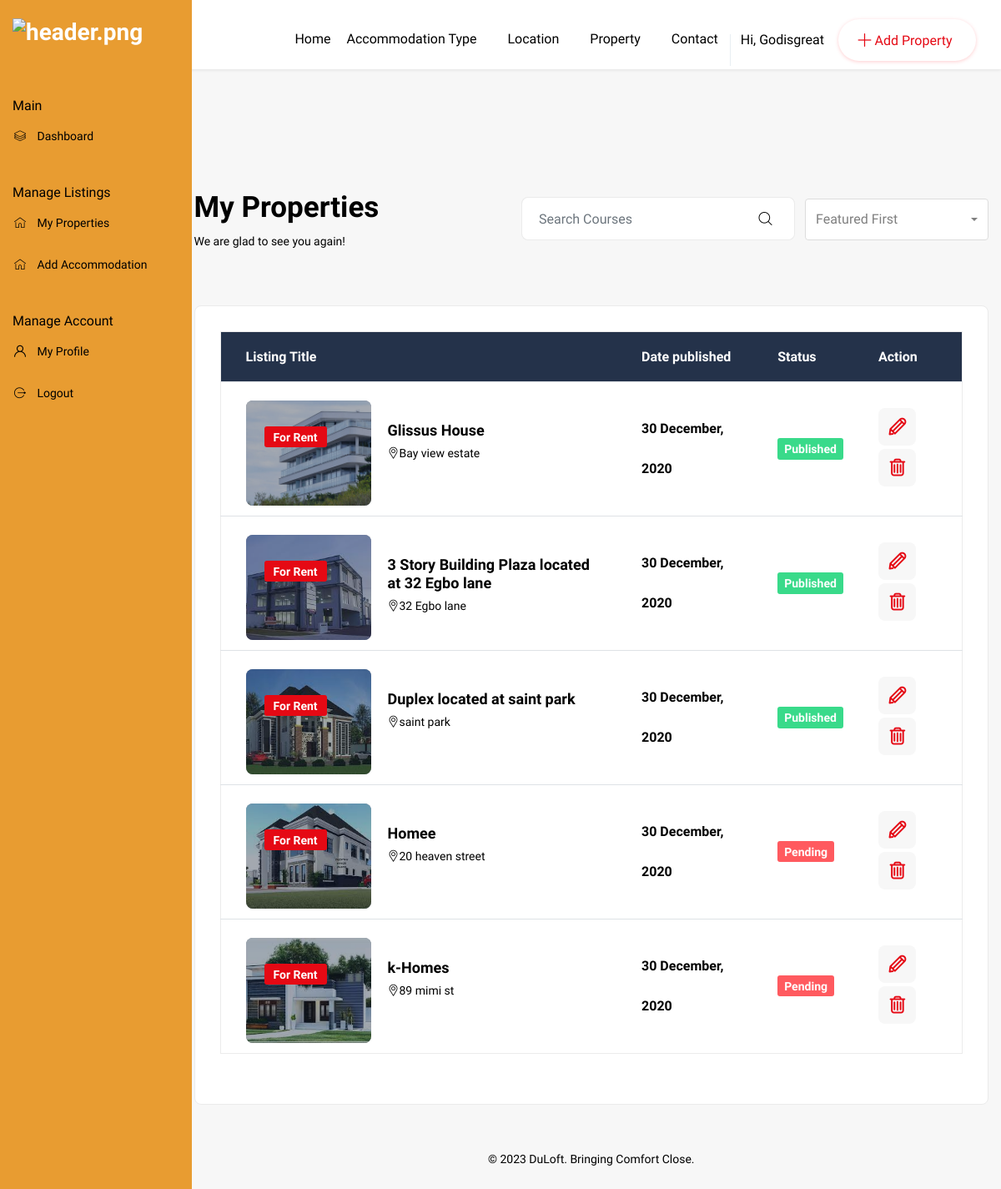
Screenshot of /user/dashboard/my-properties/ (signed in) with the database file from the repository.
### users/models.py (models this page shows, shortened)
class User(AbstractBaseUser,PermissionsMixin):
    first_name=models.CharField(max_length=150,null=True,blank=True)
    sur_name=models.CharField(max_length=150,null=True,blank=True)
    other_name = models.CharField(max_length=150,null=True,blank=True)
    username_validator = UnicodeUsernameValidator()
    username = models.CharField(
        ("username"),
        max_length=150,
        unique=True,
        null=True,blank=True,
        help_text=(
            "Required. 150 characters or fewer. Letters, digits and @/./+/-/_ only."
        ),
        validators=[username_validator],
        error_messages={
            "unique": ("A user with that username already exists."),
        },
    )
    email = models.EmailField(("email address"), blank=True)
    phone_no=models.CharField(max_length=150,null=True,blank=True)
    date_created=models.DateTimeField(auto_now_add=True)
    is_active=models.BooleanField(default=True)
    is_staff=models.BooleanField(default=False)
    is_landlord=models.BooleanField(default=False)
    is_superuser=models.BooleanField(default=False)
    EMAIL_FIELD = "email"
    USERNAME_FIELD = "username"
    REQUIRED_FIELDS = ["email"]
    objects=UserManager()

### houses/models.py (models this page shows, shortened)
class HouseModel(models.Model):
    added = models.DateTimeField(auto_now_add=True)
    updated = models.DateTimeField(auto_now=True)
    name = models.CharField('Building Name', max_length=100, blank=True, null=True)
    address = models.CharField('Building Address', max_length=150)
    country = models.ForeignKey(Country, on_delete=models.PROTECT, null=True, blank=True) # default=165
    state = models.ForeignKey(Region, on_delete=models.PROTECT, null=True, blank=True, )
    city = models.ForeignKey(SubRegion, on_delete=models.PROTECT, null=True, blank=True, )
    building_type = models.CharField('Building Type', max_length=50, choices=BUILDING_TYPES)
    accommodation_type = models.CharField('Accommodation Type', max_length=50, choices=ACCOMMODATION_TYPES)
    total_number_of_accommodation_space = models.PositiveIntegerField('Total Number Of Accodation Space')
    available_number_accommodation_space = models.PositiveIntegerField('Number Of Accodation Space Available')
    house_price = models.DecimalField('Building Price', max_digits=11, decimal_places=2, null=True, blank=True)
    electricity = models.BooleanField(default=True)
    water = models.BooleanField(default=False)
    newly_built = models.BooleanField('Newly Built', default=False)
    sale = models.BooleanField('For Sale', default=False)
    exterior_image = models.ImageField('Exterior Image Main', upload_to='BuildingExterior/', blank=True, null=True)
    exterior_image_side1 = models.ImageField('Exterior Image Side A', upload_to='BuildingExterior/', blank=True, null=True)
    exterior_image_side2 = models.ImageField('Exterior Image Side B', upload_to='BuildingExterior/', blank=True, null=True)
    vid_file = models.FileField(upload_to="BuildingInterior/video/building/", blank=True, null=True)
    c_of_o = models.FileField('Certificate Of Occupancy', upload_to="doucments/CofOs/", null=True, blank=True)
    d_of_a = models.FileField('Deed Of Assignment', upload_to="doucments/DofAs/", null=True, blank=True)
    tenant_agreement = models.FileField('Tenant Agreement', upload_to="doucments/TAs/", null=True, blank=True)
    landlord = models.ForeignKey(User, on_delete=models.CASCADE, null=True, blank=True)
    verified = models.BooleanField(default=False)
    featured = models.BooleanField(default=False)
    features = models.ManyToManyField(AmenitiesModels,  help_text='You can select more than one by hold the Ctrl key')

### users/views.py (the view)
# urls.py: path('dashboard/my-properties/', views.get_buildings_by_landlord, name='my-properties-dashboard'),
def get_buildings_by_landlord(request):
    if request.user.is_landlord:
        buildings = HouseModel.objects.filter(landlord=request.user)
        return render( request, 'page-my-properties.html', {'properties':buildings})

### templates/page-my-properties.html (shortened to what this page needs)
{% extends 'dashboard_base.html' %}
{% block content %}
	<section class="our-dashbord dashbord bgc-f7 pb50">
		<div class="container-fluid">
			<div class="row">
				<div class="col-lg-3 col-xl-2 dn-992 pl0"></div>
				<div class="col-sm-12 col-lg-8 col-xl-10 maxw100flex-992">
					<div class="row">
						<div class="col-lg-4 col-xl-4 mb10">
							<div class="breadcrumb_content style2 mb30-991">
								<h2 class="breadcrumb_title">My Properties</h2>
								<p>We are glad to see you again!</p>
							</div>
						</div>
						<div class="col-lg-8 col-xl-8">
							<div class="candidate_revew_select style2 text-right mb30-991">
								<ul class="mb0">
									<li class="list-inline-item">
										<div class="candidate_revew_search_box course fn-520">
											<form class="form-inline my-2">
										    	<input class="form-control mr-sm-2" type="search" placeholder="Search Courses" aria-label="Search">
										    	<button class="btn my-2 my-sm-0" type="submit"><span class="flaticon-magnifying-glass"></span></button>
										    </form>
										</div>
									</li>
									<li class="list-inline-item">
										<select class="selectpicker show-tick">
											<option>Featured First</option>
										</select>
									</li>
								</ul>
							</div>
						</div>
						<div class="col-lg-12">
							<div class="my_dashboard_review mb40">
								<div class="property_table">
									<div class="table-responsive mt0">
										<table class="table">
											<thead class="thead-light">
										    	<tr>
										    		<th scope="col">Listing Title</th>
										    		<th scope="col">Date published</th>
										    		<th scope="col">Status</th>
										    		<th scope="col">Action</th>
										    	</tr>
											</thead>
											<tbody>
												{% if not properties %}
												{% for property in paid_accommodation %}
												<tr>
										    		<th scope="row">
														<div class="feat_property list favorite_page style2">
															<div class="thumb">
																<img class="img-whp" src="{{property.sittingroom.url}}" alt="fp1.jpg">
																<div class="thmb_cntnt">
																	<ul class="tag mb0">
																		<li class="list-inline-item dn"></li>
																		<li class="list-inline-item"><a href="">For Rent</a></li>
																	</ul>
																</div>
															</div>
															<div class="details">
																<div class="tc_content">
																	<h4>{{property.house.name}} | {{property}}</h4>
																	<p><span class="flaticon-placeholder"></span>{{property.house.address}}</p>
																	{% comment %} <a class="fp_price text-thm" href="page-my-properties.html#"><small>/mo</small></a> {% endcomment %}
																</div>
															</div>
														</div>
										    		</th>
										    		<td>30 December, 2020</td>
										    		<td>
														{% if property.verified %}
														<span class="status_tag badge2">Published</span>
														{% else %}
														<span class="status_tag badge">Pending</span>
														{% endif %}
													</td>
										    		<td>
										    			<ul class="view_edit_delete_list mb0">
										    				<li class="list-inline-item" data-toggle="tooltip" data-placement="top" title="Edit"><a href="{% url 'edit-house' property.id %}"><span class="flaticon-edit"></span></a></li>
										    				<li class="list-inline-item" data-toggle="tooltip" data-placement="top" title="Delete"><a href="page-my-properties.html#"><span class="flaticon-garbage"></span></a></li>
										    			</ul>
										    		</td>
										    	</tr>
												{% endfor %}
												{% else %}
												{% for property in properties %}
												<tr>
										    		<th scope="row">
														<div class="feat_property list favorite_page style2">
															<div class="thumb">
																<img class="img-whp" src="{{property.exterior_image.url}}" alt="fp1.jpg">
																<div class="thmb_cntnt">
																	<ul class="tag mb0">
																		<li class="list-inline-item"><a href="page-my-properties.html#">For Rent</a></li>
																	</ul>
																</div>
															</div>
															<div class="details">
																<div class="tc_content">
																	<h4>{{property.name}}</h4>
																	<p><span class="flaticon-placeholder"></span>{{property.address}}</p>
																</div>
															</div>
														</div>
										    		</th>
										    		<td>30 December, 2020</td>
										    		<td>
														{% if property.verified %}
														<span class="status_tag badge2">Published</span>
														{% else %}
														<span class="status_tag badge">Pending</span>
														{% endif %}
													</td>
										    		<td>
										    			<ul class="view_edit_delete_list mb0">
										    				<li class="list-inline-item" data-toggle="tooltip" data-placement="top" title="Edit"><a href="{% url 'edit-house' property.id %}"><span class="flaticon-edit"></span></a></li>
										    				<li class="list-inline-item" data-toggle="tooltip" data-placement="top" title="Delete"><a href="page-my-properties.html#"><span class="flaticon-garbage"></span></a></li>
										    			</ul>
										    		</td>
										    	</tr>
												{% endfor %}
												{% endif %}
											</tbody>
										</table>
									</div>
								</div>
							</div>
						</div>
					</div>
					<div class="row mt10">
						<div class="col-lg-12">
							<div class="copyright-widget text-center">
								<p>© 2023 DuLoft. Bringing Comfort Close.</p>
							</div>
						</div>
					</div>
				</div>
			</div>
		</div>
	</section>
{% endblock content %}

### templates/dashboard_base.html (shortened to what this page needs)
{% load static %}
<!DOCTYPE html>
<html dir="ltr" lang="en">
<head>
<link rel="stylesheet" href="{% static 'css/bootstrap.min.css' %}">
<link rel="stylesheet" href="{% static 'css/style.css' %}">
<link rel="stylesheet" href="{% static 'css/dashbord_navitaion.css' %}">
<link rel="stylesheet" href="{% static 'css/responsive.css' %}">
</head>
<body>
<div class="wrapper">
	<header class="header-nav menu_style_home_one style2 navbar-scrolltofixed stricky main-menu" >
		<div class="container-fluid p0">
		    <nav>
		        <ul id="respMenu" class="ace-responsive-menu text-right" data-menu-style="horizontal">
		            <li>
		                <a href="{% url 'index' %}"><span class="title">Home</span></a>
		            </li>
		            <li>
		                <a><span class="title">Accommodation Type</span></a>
		            </li>
		            <li>
		                <a href="page-dashboard.html#"><span class="title">Location</span></a>
		            </li>
		            <li>
		                <a href="page-dashboard.html#"><span class="title">Property</span></a>
		            </li>
		            <li class="last">
		                <a href="page-contact.html"><span class="title">Contact</span></a>
		            </li>
	                <li class="user_setting">
						<div class="dropdown">
	                		<a class="btn dropdown-toggle" href="" data-toggle="dropdown">
                                <span class="dn-1199">Hi, {{request.user.first_name}}</span>
                            </a>
						</div>
			        </li>
					{% if request.user.is_authenticated and request.user.is_landlord %}
	                <li class="list-inline-item add_listing">
                        <a href="{% url 'add-house' %}"><span class="flaticon-plus"></span>
                            <span class="dn-lg"> Add Property</span>
                        </a>
                    </li>
					{% endif %}
		        </ul>
		    </nav>
		</div>
	</header>
	{% if request.user.is_landlord %}
    <div class="dashboard_sidebar_menu dn-992">
	    <ul class="sidebar-menu">
	   		<li class="header"><img src="{% static 'images/Duloft-logo-black.png' %}" alt="header.png"></li>
	   		<li class="title"><span>Main</span></li>
	    	<li class="treeview"><a href="{% url 'landlord-dashboard' %}"><i class="flaticon-layers"></i><span> Dashboard</span></a></li>
	   		<li class="title"><span>Manage Listings</span></li>
	      	<li class="treeview">
		        <a href=""><i class="flaticon-home"></i> <span>My Properties</span><i class="fa fa-angle-down pull-right"></i></a>
	      	</li>
	     	<li class="treeview">
		        <a href=""><i class="flaticon-home"></i><span> Add Accommodation </span><i class="fa fa-angle-down pull-right"></i></a>
	      	</li>
	   		<li class="title"><span>Manage Account</span></li>
		    <li><a href="{% url 'userprofile' %}"><i class="flaticon-user"></i> <span>My Profile</span></a></li>
		    <li><a href="{% url 'logout' %}"><i class="flaticon-logout"></i> <span>Logout</span></a></li>
	    </ul>
    </div>
	{% endif %}
    {% block content %}{% endblock content %}
</div>
</body>
</html>

### static/css/responsive.css (style rules this page uses)
@media only screen and (max-width:1440px) { .our-dashbord.dashbord .container-fluid { padding-left: 8%; padding-right: 15px; } }
@media only screen and (max-width:1366px) { .sidebar-menu { width: 230px; } }
@media only screen and (max-width:1366px) { .sidebar-menu li.header { padding-left: 15px; } }
@media only screen and (max-width:1366px) { .our-dashbord.dashbord .container-fluid { padding-left: 3%; padding-right: 15px; } }
@media only screen and (max-width:1280px) { header.header-nav.menu_style_home_one .ace-responsive-menu>li>a { padding: 37px 20px 27px 5px; } }
@media only screen and (max-width:1200px) { header.header-nav.menu_style_home_one .ace-responsive-menu>li>a { padding: 37px 10px 27px 5px; } }
@media only screen and (max-width:1200px) { header.header-nav.menu_style_home_one ul.ace-responsive-menu li.add_listing { width: 165px; } }

### static/css/menu.css (style rules this page uses)
@media (min-width: 993px) { .main-menu { display: block; } }
.header, .content, .footer { text-align: center; }
.header, .footer { background: #777; font-size: 16px; font-weight: bold; color: #484848; line-height: 40px; -moz-box-sizing: border-box; box-sizing: border-box; width: 100%; height: 85px; padding: 0 50px; }
.mm-page { -webkit-box-sizing:border-box;box-sizing:border-box;position:relative }
.mm-slideout { -webkit-transition:-webkit-transform .4s ease;transition:-webkit-transform .4s ease;-o-transition:transform .4s ease;transition:transform .4s ease;transition:transform .4s ease,-webkit-transform .4s ease;z-index:1 }

### static/css/ace-responsive-menu.css (style rules this page uses)
a { color: #0d638f; text-shadow: none; }
ul { margin: 0px; padding: 0px; }
.ace-responsive-menu { list-style: none; margin: 0; padding: 0; background-color: transparent; width:100%; }
.ace-responsive-menu li { list-style: none; }
.ace-responsive-menu > li { border: 0px; display: inline-block; margin: 0; padding: 0; text-align: left; }
.ace-responsive-menu li a { color:#c0c0c0; }
.ace-responsive-menu > li > a { display: block; position: relative; margin: 0; border: 0px; padding: 18px 20px 18px 5px; text-decoration: none; font-size: 16px; font-weight: 300; color: #979797; }

### rows the page displays
User: user.first_name "Godisgreat"
HouseModel: exterior_image (picture), name "Glissus House", address "Bay view estate", verified "Published"
HouseModel: exterior_image (picture), name "3 Story Building Plaza located at 32 Egbo lane", address "32 Egbo lane", verified "Published"
HouseModel: exterior_image (picture), name "Duplex located at saint park", address "saint park", verified "Published"
HouseModel: exterior_image (picture), name "Homee", address "20 heaven street", verified "Pending"
HouseModel: exterior_image (picture), name "k-Homes", address "89 mimi st", verified "Pending"
